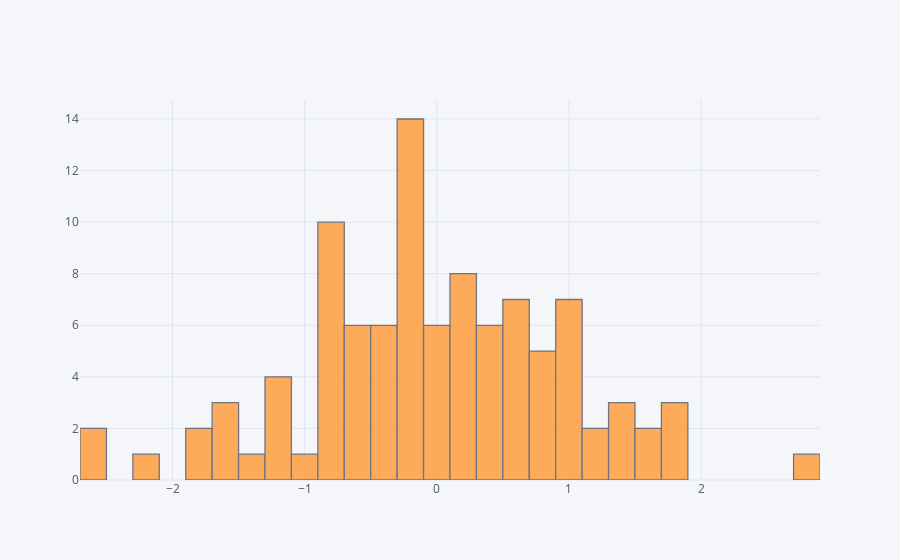

The notebook cell saved with this chart:
### Code cell
df['A'].iplot(kind='hist', bins=50)

### Figure 1 — Plotly figure (JSON) as saved in the notebook; plotly's stock layout.template omitted (floating-point values rounded to 4 significant figures)
{"data": [{"histfunc": "count", "histnorm": "", "marker": {"color": "rgba(255, 153, 51, 1.0)", "line": {"color": "#4D5663", "width": 1.3}}, "name": "A", "nbinsx": 50, "opacity": 0.8, "orientation": "v", "type": "histogram", "uid": "ad8db00e-dc3d-47af-b6f2-5aefadd5c285", "x": [2.885, 0.3293, -1.751, -2.195, 0.4328, -1.269, 0.2777, 1.625, 0.8642, -0.2279, 0.999, -0.51, 0.817, -0.4729, 0.3023, 0.5169, -0.193, -0.4885, -0.8822, 1.059, 0.6974, 1.028, -0.1822, 0.7525, -1.516, 0.7945, -0.558, 0.02966, -0.8838, -0.6884, 1.77, 1.464, -0.1618, 0.6303, -0.07387, -2.552, -0.8803, -1.441, 1.693, -0.0105, 0.2208, -0.2557, -0.05778, 0.8058, 0.9724, 1.407, -0.7618, 0.1794, -1.258, 1.826, 0.9958, 0.6782, 0.5925, -0.1662, 1.026, -1.115, -0.1639, 0.5016, 0.2286, -1.654, -0.08963, -0.7066, -1.104, -2.6, -0.6117, 1.009, -0.1081, -0.233, 1.159, 1.138, 0.6211, -0.3285, -0.4242, -0.3344, -0.9164, 0.2171, -0.2996, 0.1326, -0.2116, -0.4304, -0.6663, -0.8258, -0.1409, -0.2046, -0.2894, -0.5085, 0.05546, -1.595, 0.3367, 1.419, -0.8625, 1.713, 0.4757, -1.726, -0.8179, -0.8958, 0.3196, 0.1677, 0.1967, -0.8785]}], "layout": {"barmode": "overlay", "legend": {"bgcolor": "#F5F6F9", "font": {"color": "#4D5663"}}, "paper_bgcolor": "#F5F6F9", "plot_bgcolor": "#F5F6F9", "title": {"font": {"color": "#4D5663"}}, "xaxis": {"gridcolor": "#E1E5ED", "showgrid": true, "tickfont": {"color": "#4D5663"}, "title": {"font": {"color": "#4D5663"}, "text": ""}, "zerolinecolor": "#E1E5ED"}, "yaxis": {"gridcolor": "#E1E5ED", "showgrid": true, "tickfont": {"color": "#4D5663"}, "title": {"font": {"color": "#4D5663"}, "text": ""}, "zerolinecolor": "#E1E5ED"}}}
